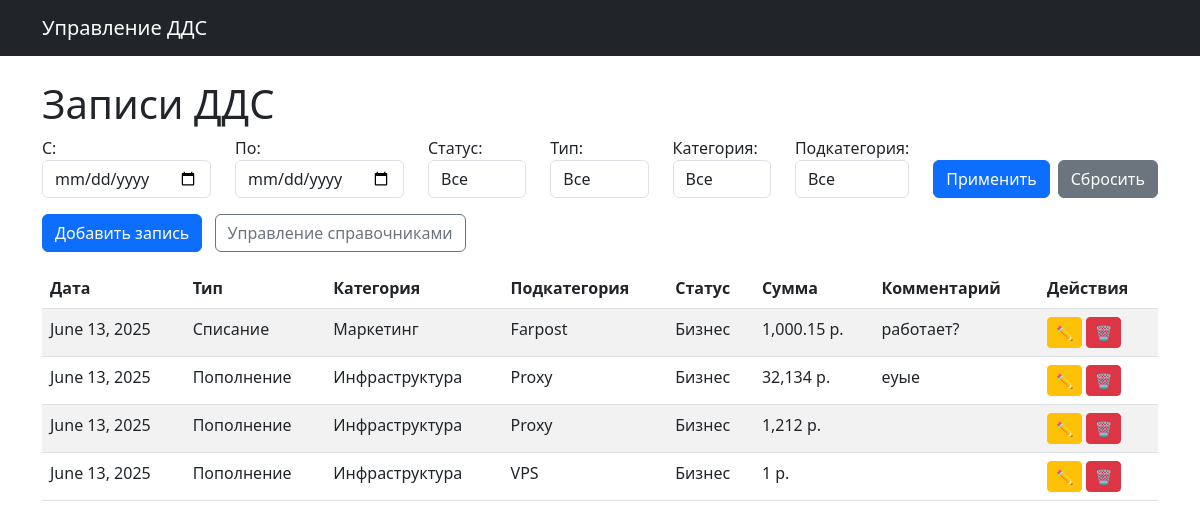
Before: / with the older database file.
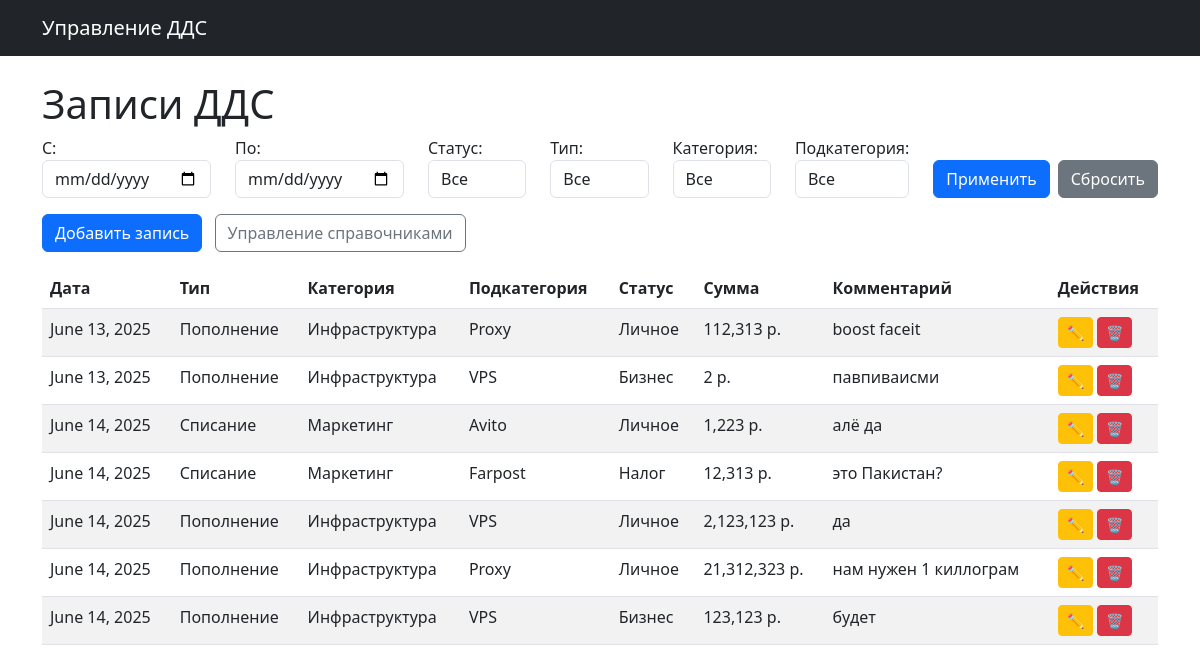
After: the same page with the newer database file.
### dds/models.py (models this page shows, shortened)
class CashflowRecord(models.Model):
    created_at = models.DateField(auto_now_add=True)
    custom_date = models.DateField(blank=True, null=True)
    status = models.ForeignKey(Status, on_delete=models.PROTECT)
    type = models.ForeignKey(Type, on_delete=models.PROTECT)
    category = models.ForeignKey(Category, on_delete=models.PROTECT)
    subcategory = models.ForeignKey(Subcategory, on_delete=models.PROTECT)
    amount = models.IntegerField()
    comment = models.TextField(blank=True, null=True)

class Type(models.Model):
    name = models.CharField(max_length=100, unique=True)
    def __str__(self):
        return self.name

class Category(models.Model):
    name = models.CharField(max_length=100)
    type = models.ForeignKey(Type, on_delete=models.CASCADE, related_name='categories')
    class Meta:
        unique_together = ('name', 'type')
    def __str__(self):
        return self.name

class Subcategory(models.Model):
    name = models.CharField(max_length=100)
    category = models.ForeignKey(Category, on_delete=models.CASCADE, related_name='subcategories')
    class Meta:
        unique_together = ('name', 'category')
    def __str__(self):
        return self.name

class Status(models.Model):
    name = models.CharField(max_length=100, unique=True)
    def __str__(self):
        return self.name

### dds/views.py (the view)
# urls.py: path('', views.record_list, name='record_list'),
def record_list(request):
    records = CashflowRecord.objects.select_related('status', 'type', 'category', 'subcategory')
    start_date = request.GET.get('start_date')
    end_date = request.GET.get('end_date')
    status = request.GET.get('status')
    type_id = request.GET.get('type')
    category_id = request.GET.get('category')
    subcategory_id = request.GET.get('subcategory')
    if start_date:
        records = records.filter(custom_date__gte=start_date)
    if end_date:
        records = records.filter(custom_date__lte=end_date)
    if status:
        records = records.filter(status_id=status)
    if type_id:
        records = records.filter(type_id=type_id)
    if category_id:
        records = records.filter(category_id=category_id)
    if subcategory_id:
        records = records.filter(subcategory_id=subcategory_id)
    categories = Category.objects.all()
    subcategories = Subcategory.objects.all()
    if type_id:
        categories = categories.filter(type_id=type_id)
    if category_id:
        subcategories = subcategories.filter(category_id=category_id)
    context = {
        'records': records,
        'statuses': Status.objects.all(),
        'types': Type.objects.all(),
        'categories': categories,
        'subcategories': subcategories,
        'filters': {
            'start_date': start_date,
            'end_date': end_date,
            'status': status,
            'type': type_id,
            'category': category_id,
            'subcategory': subcategory_id,
        }
    }
    return render(request, 'dds/record_list.html', context)

### dds/templates/dds/record_list.html (shortened to what this page needs)
{% extends 'base.html' %}
{% load humanize %}
{% block content %}
    <h1>Записи ДДС</h1>
    <form method="get" class="row mb-3">
        <div class="col">
            <label>С:</label>
            <input type="date" name="start_date" class="form-control" value="{{ filters.start_date }}">
        </div>
        <div class="col">
            <label>По:</label>
            <input type="date" name="end_date" class="form-control" value="{{ filters.end_date }}">
        </div>
        <div class="col">
            <label>Статус:</label>
            <select name="status" class="form-control">
                <option value="">Все</option>
            </select>
        </div>
        <div class="col">
            <label>Тип:</label>
            <select name="type" id="filter_type" class="form-control">
                <option value="">Все</option>
            </select>
        </div>
        <div class="col">
            <label>Категория:</label>
            <select name="category" id="filter_category" class="form-control">
                <option value="">Все</option>
            </select>
        </div>
        <div class="col">
            <label>Подкатегория:</label>
            <select name="subcategory" id="filter_subcategory" class="form-control">
                <option value="">Все</option>
            </select>
        </div>
        <div class="col-auto d-flex align-items-end">
            <button type="submit" class="btn btn-primary">Применить</button>
            <a href="{% url 'record_list' %}" class="btn btn-secondary ms-2">Сбросить</a>
        </div>
    </form>
    <a href="{% url 'record_create' %}" class="btn btn-primary mb-3">Добавить запись</a>
    <a href="{% url 'directory_home' %}" class="btn btn-outline-secondary mb-3 ms-2">Управление справочниками</a>
    <table class="table table-striped">
        <thead>
        <tr>
            <th>Дата</th>
            <th>Тип</th>
            <th>Категория</th>
            <th>Подкатегория</th>
            <th>Статус</th>
            <th>Сумма</th>
            <th>Комментарий</th>
            <th>Действия</th>
        </tr>
        </thead>
        <tbody>
        {% for record in records %}
            <tr>
                <td>{{ record.custom_date|default:record.created_at }}</td>
                <td>{{ record.type }}</td>
                <td>{{ record.category }}</td>
                <td>{{ record.subcategory }}</td>
                <td>{{ record.status }}</td>
                <td>{{ record.amount|intcomma }} р.</td>
                <td>{{ record.comment }}</td>
                <td>
                    <a href="{% url 'record_edit' record.pk %}" class="btn btn-sm btn-warning">✏️</a>
                    <a href="{% url 'record_delete' record.pk %}" class="btn btn-sm btn-danger">🗑️</a>
                </td>
            </tr>
        {% endfor %}
        </tbody>
    </table>
{% endblock content %}

### dds/templates/base.html (shortened to what this page needs)
<!DOCTYPE html>
<html lang="ru">
<head>
    <link href="https://cdn.jsdelivr.net/npm/bootstrap@5.3.0/dist/css/bootstrap.min.css" rel="stylesheet">
</head>
<body>
<nav class="navbar navbar-dark bg-dark mb-4">
    <div class="container">
        <a class="navbar-brand" href="/">Управление ДДС</a>
    </div>
</nav>
<div class="container">
    {% block content %}{% endblock %}
</div>
</body>
</html>

Changed rows visible on the page:
removed CashflowRecord: custom_date "June 13, 2025", type "Списание", category "Маркетинг", subcategory "Farpost", status "Бизнес", amount "1,000.15", comment "работает?"
removed CashflowRecord: custom_date "June 13, 2025", type "Пополнение", category "Инфраструктура", subcategory "Proxy", status "Бизнес", amount "32,134", comment "еуые"
removed CashflowRecord: custom_date "June 13, 2025", type "Пополнение", category "Инфраструктура", subcategory "Proxy", status "Бизнес", amount "1,212"
removed CashflowRecord: custom_date "June 13, 2025", type "Пополнение", category "Инфраструктура", subcategory "VPS", status "Бизнес", amount "1"
added CashflowRecord: custom_date "June 13, 2025", type "Пополнение", category "Инфраструктура", subcategory "Proxy", status "Личное", amount "112,313", comment "boost faceit"
added CashflowRecord: custom_date "June 13, 2025", type "Пополнение", category "Инфраструктура", subcategory "VPS", status "Бизнес", amount "2", comment "павпиваисми"
added CashflowRecord: custom_date "June 14, 2025", type "Списание", category "Маркетинг", subcategory "Avito", status "Личное", amount "1,223", comment "алё да"
added CashflowRecord: custom_date "June 14, 2025", type "Списание", category "Маркетинг", subcategory "Farpost", status "Налог", amount "12,313", comment "это Пакистан?"
added CashflowRecord: custom_date "June 14, 2025", type "Пополнение", category "Инфраструктура", subcategory "VPS", status "Личное", amount "2,123,123", comment "да"
added CashflowRecord: custom_date "June 14, 2025", type "Пополнение", category "Инфраструктура", subcategory "Proxy", status "Личное", amount "21,312,323", comment "нам нужен 1 киллограм"
added CashflowRecord: custom_date "June 14, 2025", type "Пополнение", category "Инфраструктура", subcategory "VPS", status "Бизнес", amount "123,123", comment "будет"
